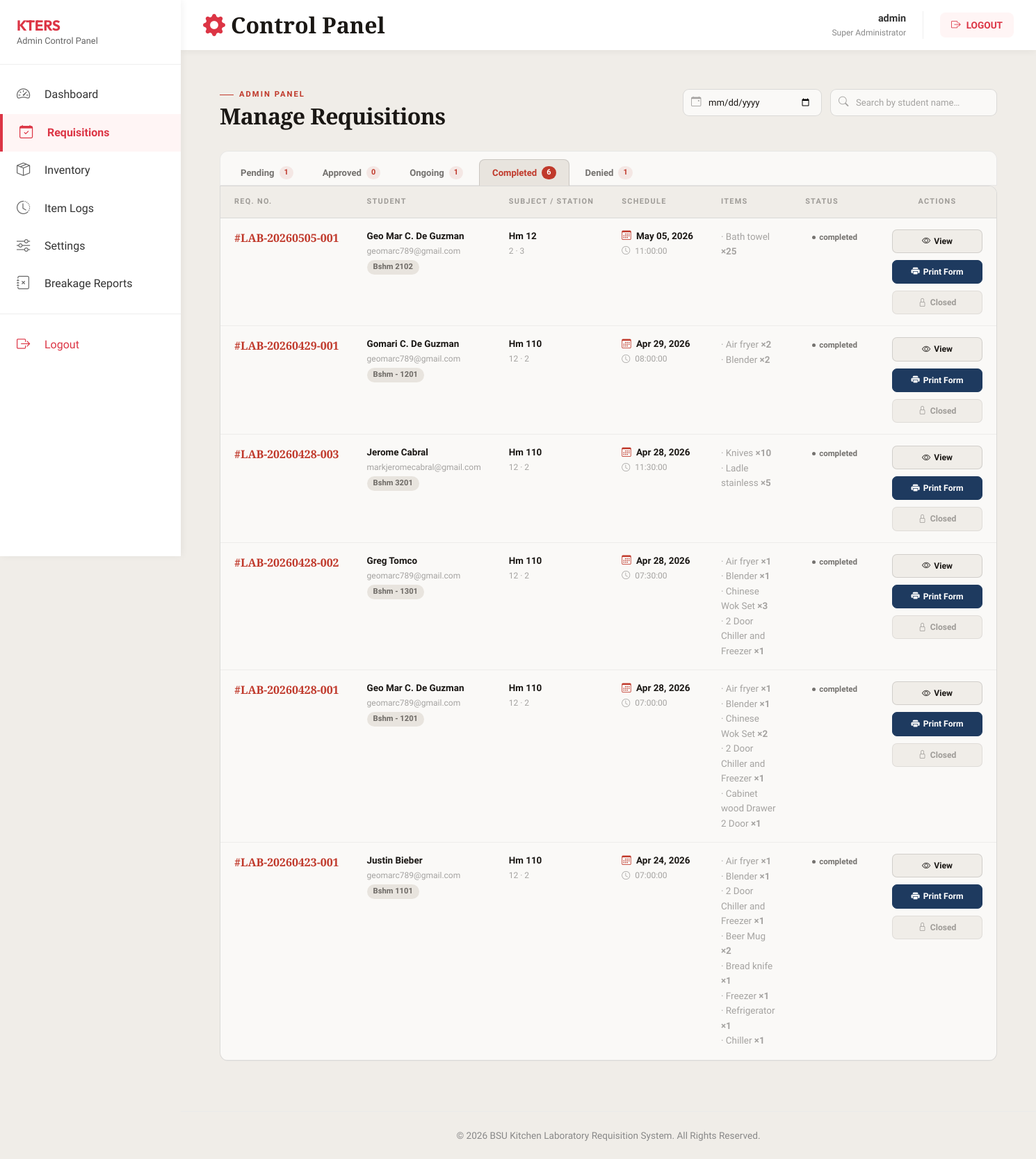
Screenshot of /admin/requisitions.php?tab=Completed (signed in) with the database file from the repository.
### tables this page shows
CREATE TABLE `lab_reservation_items` (
  `id` int(11) NOT NULL,
  `reservation_id` int(11) NOT NULL,
  `item_id` int(11) NOT NULL,
  `requested_quantity` int(11) NOT NULL,
  `approved_quantity` int(11) DEFAULT NULL,
  `status` enum('pending','approved','completed') DEFAULT 'pending',
  `created_at` timestamp NOT NULL DEFAULT current_timestamp(),
  `updated_at` timestamp NOT NULL DEFAULT current_timestamp() ON UPDATE current_timestamp()
);

CREATE TABLE `lab_reservations` (
  `id` int(11) NOT NULL,
  `reservation_no` varchar(50) NOT NULL,
  `user_id` int(11) DEFAULT NULL,
  `user_name` varchar(255) NOT NULL,
  `user_email` varchar(255) NOT NULL,
  `user_contact` varchar(50) NOT NULL,
  `subject` varchar(255) NOT NULL,
  `course_section` varchar(100) NOT NULL,
  `station` varchar(100) DEFAULT NULL,
  `batch` int(11) DEFAULT NULL,
  `reservation_time` time NOT NULL,
  `reservation_end_time` varchar(50) DEFAULT NULL,
  `reservation_date` date NOT NULL,
  `status` enum('pending','approved','ongoing','completed','cancelled','denied') NOT NULL DEFAULT 'pending',
  `admin_remarks` text DEFAULT NULL,
  `approved_at` datetime DEFAULT NULL,
  `completed_at` datetime DEFAULT NULL,
  `cooldown_until` datetime DEFAULT NULL,
  `created_at` timestamp NOT NULL DEFAULT current_timestamp(),
  `updated_at` timestamp NOT NULL DEFAULT current_timestamp() ON UPDATE current_timestamp(),
  `stock_restored` tinyint(1) DEFAULT 0,
  `ongoing_at` datetime DEFAULT NULL
);

CREATE TABLE `lab_items` (
  `id` int(11) NOT NULL,
  `category_id` int(11) NOT NULL,
  `item_name` varchar(255) NOT NULL,
  `unit` varchar(50) DEFAULT 'piece',
  `total_quantity` int(11) NOT NULL DEFAULT 0,
  `available_quantity` int(11) NOT NULL DEFAULT 0,
  `min_threshold` int(11) DEFAULT 0,
  `image_path` varchar(255) DEFAULT NULL,
  `description` text DEFAULT NULL,
  `acquisition_date` date DEFAULT NULL,
  `is_active` tinyint(1) DEFAULT 1,
  `created_at` timestamp NOT NULL DEFAULT current_timestamp(),
  `updated_at` timestamp NOT NULL DEFAULT current_timestamp() ON UPDATE current_timestamp()
);

### inc/cron_cooldown.php (called while the page is built, shortened)
<?php
function runCooldownCron($con) {
    $query = "
        SELECT id, reservation_no, user_name
        FROM lab_reservations
        WHERE (status IN ('Approved', 'Ongoing', 'Completed'))
          AND (stock_restored = 0 OR stock_restored IS NULL)
          AND STR_TO_DATE(CONCAT(reservation_date, ' ', reservation_end_time), '%Y-%m-%d %H:%i') <= NOW()
    ";
    $res = mysqli_query($con, $query);
    while($row = mysqli_fetch_assoc($res)) {
        $res_id = $row['id'];
        mysqli_query($con, "UPDATE lab_reservations SET stock_restored = 1 WHERE id = $res_id AND stock_restored = 0");
        if (mysqli_affected_rows($con) > 0) {
            mysqli_begin_transaction($con);
            try {
                $items_q = mysqli_query($con, "SELECT item_id, approved_quantity FROM lab_reservation_items WHERE reservation_id = $res_id AND approved_quantity > 0");
                while($itm = mysqli_fetch_assoc($items_q)) {
                    $item_id = $itm['item_id'];
                    $qty = $itm['approved_quantity'];
                    mysqli_query($con, "UPDATE lab_items SET available_quantity = available_quantity + $qty WHERE id = $item_id");
                }
                mysqli_commit($con);
            } catch(Exception $e) {
                mysqli_rollback($con);
                mysqli_query($con, "UPDATE lab_reservations SET stock_restored = 0 WHERE id = $res_id");
            }
        }
    }
}
?>

### admin/requisitions.php (the view, shortened to what this page needs)
<?php
require('header.php');
$status_tab = isset($_GET['tab']) ? $_GET['tab'] : 'Pending';
$date_filter = isset($_GET['date']) ? $_GET['date'] : '';
$statuses   = ['Pending', 'Approved', 'Ongoing', 'Completed', 'Denied'];
?>
<div class="page-wrap">
    <div class="page-header">
        <div>
            <div class="page-eyebrow">Admin Panel</div>
            <h1 class="page-title">Manage Requisitions</h1>
        </div>
        <div style="display:flex; gap:12px; align-items:center; flex-wrap:wrap;">
            <?php if ($status_tab == 'Completed' || $status_tab == 'Denied'): ?>
                <div class="date-filter-wrap" style="position:relative;">
                    <input type="date" id="dateFilter" class="search-input" value="<?= $date_filter ?>" onchange="filterByDate(this.value)" style="padding-left:36px; width:200px;" title="Filter by date">
                </div>
            <?php endif; ?>
            <div class="search-wrap">
                <input type="text" id="searchInput" class="search-input" placeholder="Search by student name…" oninput="filterRows()" autocomplete="off">
            </div>
        </div>
    </div>
    <div id="requisitions_data_container">
        <div class="res-tabs">
            <?php
            $counts = [];
            foreach ($statuses as $st) {
                $cr = mysqli_query($con, "SELECT COUNT(*) as c FROM lab_reservations WHERE status='".mysqli_real_escape_string($con,$st)."'");
                $counts[$st] = mysqli_fetch_assoc($cr)['c'];
            }
            foreach ($statuses as $st):
            ?>
            <a class="res-tab <?= $status_tab == $st ? 'active' : '' ?>" href="?tab=<?= $st ?>" data-tab="<?= $st ?>">
                <?= $st ?> <span class="tab-count"><?= $counts[$st] ?></span>
            </a>
            <?php endforeach; ?>
        </div>
        <div class="res-table-container">
            <?php
            $q   = "SELECT * FROM lab_reservations WHERE status = '$status_tab'";
            $q .= " ORDER BY id DESC";
            $res = mysqli_query($con, $q);
            if (mysqli_num_rows($res) > 0): ?>
                <table class="res-table">
                    <thead>
                        <tr>
                            <th>Req. No.</th>
                            <th>Student</th>
                            <th>Subject / Station</th>
                            <th>Schedule</th>
                            <th>Items</th>
                            <th>Status</th>
                            <th class="center act-col">Actions</th>
                        </tr>
                    </thead>
                    <tbody id="resTableBody">
                    <?php
                    while ($row = mysqli_fetch_assoc($res)):
                        $id = $row['id'];
                        $items_q  = mysqli_query($con, "SELECT ri.requested_quantity, i.item_name FROM lab_reservation_items ri JOIN lab_items i ON ri.item_id = i.id WHERE ri.reservation_id = $id");
                        $items_str = '';
                        while ($itm = mysqli_fetch_assoc($items_q)) $items_str .= '<span style="display:block">· '.htmlspecialchars($itm['item_name']).' <strong>×'.$itm['requested_quantity'].'</strong></span>';
                    ?>
                    <tr>
                        <td><span class="td-no">#<?= htmlspecialchars($row['reservation_no']) ?></span></td>
                        <td>
                            <div class="td-name"><?= htmlspecialchars($row['user_name']) ?></div>
                            <div class="td-sub"><?= htmlspecialchars($row['user_email']) ?></div>
                            <span class="td-badge"><?= htmlspecialchars($row['course_section']) ?></span>
                        </td>
                        <td>
                            <div style="font-weight:600;font-size:.84rem;color:var(--text);"><?= htmlspecialchars($row['subject']) ?></div>
                            <div class="td-sub"><?= htmlspecialchars($row['station']) ?> · <?= htmlspecialchars($row['batch']) ?></div>
                        </td>
                        <td style="white-space:nowrap;">
                            <div style="font-weight:600;font-size:.84rem;color:var(--text);"><i class="bi bi-calendar3" style="color:var(--red);margin-right:4px;"></i> <?= date('M d, Y', strtotime($row['reservation_date'])) ?></div>
                            <div class="td-sub"><i class="bi bi-clock" style="margin-right:4px;"></i> <?= htmlspecialchars($row['reservation_time']) ?></div>
                        </td>
                        <td class="td-items"><?= $items_str ?: '<span style="color:var(--text-3)">—</span>' ?></td>
                        <td><span class="status-badge status-<?= htmlspecialchars($row['status']) ?>"><?= htmlspecialchars($row['status']) ?></span></td>
                        <td style="text-align:center;">
                            <div style="display:flex;flex-direction:column;gap:5px;min-width:130px;">
                            <?php if ($status_tab == 'Pending'): ?>
                                <button class="act-btn act-btn-review" onclick="viewReservation(<?= $id ?>, '<?= $row['reservation_no'] ?>', true)">
                                    <i class="bi bi-check-lg"></i> Review
                                </button>
                                <button class="act-btn act-btn-deny" onclick="updateStatus(<?= $id ?>, 'Denied')">
                                    <i class="bi bi-x-lg"></i> Deny
                                </button>
                            <?php else: ?>
                                <button class="act-btn act-btn-view" onclick="viewReservation(<?= $id ?>, '<?= $row['reservation_no'] ?>', false)">
                                    <i class="bi bi-eye"></i> View
                                </button>
                                <a class="act-btn act-btn-print" href="print_requisition.php?id=<?= $id ?>" target="_blank">
                                    <i class="bi bi-printer-fill"></i> Print Form
                                </a>
                                <button class="act-btn act-btn-closed" disabled>
                                    <i class="bi bi-lock"></i> Closed
                                </button>
                            <?php endif; ?>
                            </div>
                        </td>
                    </tr>
                    <?php endwhile; mysqli_data_seek($res, 0); ?>
                    </tbody>
                </table>
            <?php endif; ?>
        </div>
    </div>
</div>
<?php require('footer.php'); ?>

### assets/css/style.css (style rules this page uses)
:root { --bsu-red: #cc0000; --bsu-red-dark: #990000; --bsu-red-light: #ffcccc; --accent: #fcd34d; --bg-color: #f4f6f9; --text-main: #0f172a; --text-muted: #64748b; --card-bg: #ffffff; --shadow-sm: 0 4px 6px -1px rgba(0, 0, 0, 0.05), 0 2px 4px -1px rgba(0, 0, 0, 0.03); --shadow-md: 0 10px 15px -3px rgba(0, 0, 0, 0.08), 0 4px 6px -2px rgba(0, 0, 0, 0.04); --shadow-lg: 0 20px 25px -5px rgba(0, 0, 0, 0.1), 0 10px 10px -5px rgba(0, 0, 0, 0.04); --shadow-hover: 0 25px 30px -5px rgba(204, 0, 0, 0.15), 0 15px 15px -5px rgba(204, 0, 0, 0.05); --border-radius: 16px; --transition: all 0.3s cubic-bezier(0.4, 0, 0.2, 1); }
body { font-family: 'Plus Jakarta Sans', sans-serif; background-color: var(--bg-color); color: var(--text-main); overflow-x: hidden; }
h1, h2, h3, h4, h5, h6 { font-family: 'Outfit', sans-serif; font-weight: 700; letter-spacing: -0.02em; }

### admin/header.php (style rules this page uses)
* { margin: 0; padding: 0; box-sizing: border-box; }
:root { --bsu-red: #dc3545; --bsu-red-dark: #b02a37; --sidebar-width: 260px; }
body { font-family: 'Poppins', sans-serif; background: #f8f9fa; min-height: 100vh; }
.page-title { font-size: 1.2rem; font-weight: 600; color: #333; }

### rows the page displays
lab_reservation_items: approved_quantity "1", item "6"
lab_reservations: reservation_no "LAB-20260505-001", user_name "Geo Mar C. De Guzman", user_email "geomarc789@gmail.com", course_section "Bshm 2102", subject "Hm 12", station "2", batch "3", reservation_date "May 05, 2026", reservation_time "11:00:00", status "completed"
lab_reservation_items: item.item_name "Bath towel", requested_quantity "25"
lab_reservations: reservation_no "LAB-20260429-001", user_name "Gomari C. De Guzman", user_email "geomarc789@gmail.com", course_section "Bshm - 1201", subject "Hm 110", station "12", batch "2", reservation_date "Apr 29, 2026", reservation_time "08:00:00", status "completed"
lab_reservation_items: item.item_name "Air fryer", requested_quantity "2"
lab_reservation_items: item.item_name "Blender", requested_quantity "2"
lab_reservations: reservation_no "LAB-20260428-003", user_name "Jerome Cabral", user_email "markjeromecabral@gmail.com", course_section "Bshm 3201", subject "Hm 110", station "12", batch "2", reservation_date "Apr 28, 2026", reservation_time "11:30:00", status "completed"
lab_reservation_items: item.item_name "Knives", requested_quantity "10"
lab_reservation_items: item.item_name "Ladle stainless", requested_quantity "5"
lab_reservations: reservation_no "LAB-20260428-002", user_name "Greg Tomco", user_email "geomarc789@gmail.com", course_section "Bshm - 1301", subject "Hm 110", station "12", batch "2", reservation_date "Apr 28, 2026", reservation_time "07:30:00", status "completed"
lab_reservation_items: item.item_name "Air fryer", requested_quantity "1"
lab_reservation_items: item.item_name "Blender", requested_quantity "1"
lab_reservation_items: item.item_name "Chinese Wok Set", requested_quantity "3"
lab_reservation_items: item.item_name "2 Door Chiller and Freezer", requested_quantity "1"
lab_reservations: reservation_no "LAB-20260428-001", user_name "Geo Mar C. De Guzman", user_email "geomarc789@gmail.com", course_section "Bshm - 1201", subject "Hm 110", station "12", batch "2", reservation_date "Apr 28, 2026", reservation_time "07:00:00", status "completed"
lab_reservation_items: item.item_name "Air fryer", requested_quantity "1"
lab_reservation_items: item.item_name "Blender", requested_quantity "1"
lab_reservation_items: item.item_name "Chinese Wok Set", requested_quantity "2"
lab_reservation_items: item.item_name "2 Door Chiller and Freezer", requested_quantity "1"
lab_reservation_items: item.item_name "Cabinet wood Drawer 2 Door", requested_quantity "1"
lab_reservations: reservation_no "LAB-20260423-001", user_name "Justin Bieber", user_email "geomarc789@gmail.com", course_section "Bshm 1101", subject "Hm 110", station "12", batch "2", reservation_date "Apr 24, 2026", reservation_time "07:00:00", status "completed"
lab_reservation_items: item.item_name "Air fryer", requested_quantity "1"
lab_reservation_items: item.item_name "Blender", requested_quantity "1"
lab_reservation_items: item.item_name "2 Door Chiller and Freezer", requested_quantity "1"
lab_reservation_items: item.item_name "Beer Mug", requested_quantity "2"
lab_reservation_items: item.item_name "Bread knife", requested_quantity "1"
lab_reservation_items: item.item_name "Freezer", requested_quantity "1"
lab_reservation_items: item.item_name "Refrigerator", requested_quantity "1"
lab_reservation_items: item.item_name "Chiller", requested_quantity "1"

### other values shown
$_SESSION['adminUsername'] "admin"
$st "Pending"
$st "Approved"
$counts[$st] "0"
$st "Ongoing"
$st "Completed"
$st "Denied"
